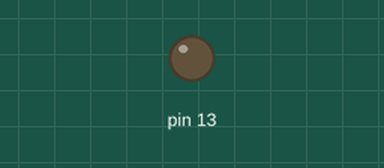
Simulated run of this sketch. Board: Arduino Uno, built with avr-gcc and run on an emulated ATmega328P. On the bench: output pins drawn as LEDs (lit = HIGH).

Above: at 0.5 s.
At 14.3 s:
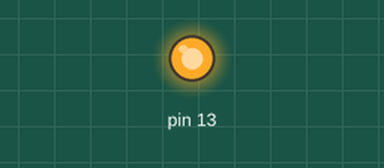
Timing chart, 0 to 17.2 s (numbered marks = the images above):
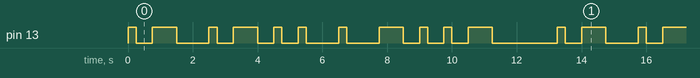

Measured:
- by itself, pin 13: moves between LOW and HIGH, repeating every 13.3 s
- by itself, everything shown: repeats every 13.3 s, in 22 steps

The sketch:

Loesung_05_-_MorseAlphabet.ino
```cpp
/*
 * OpenRobotX Schullernkurs
 * Lösung zum Projekt aus Lektion 05 - MorseAlphabet
 */

void setup() {

  pinMode(13, OUTPUT);

}

void loop() {

  // A . _
  digitalWrite(13, HIGH);
  delay(250);
  digitalWrite(13, LOW);
  delay(250);

  // Symbolabstand
  delay(250);

  digitalWrite(13, HIGH);
  delay(750);
  digitalWrite(13, LOW);
  delay(250);

  // Buchstabenabstand
  delay(750);

  //L . _ . .
  digitalWrite(13, HIGH);
  delay(250);
  digitalWrite(13, LOW);
  delay(250);

  delay(250);

  digitalWrite(13, HIGH);
  delay(750);
  digitalWrite(13, LOW);
  delay(250);

  delay(250);

  digitalWrite(13, HIGH);
  delay(250);
  digitalWrite(13, LOW);
  delay(250);

  delay(250);

  digitalWrite(13, HIGH);
  delay(250);
  digitalWrite(13, LOW);
  delay(250);

  delay(750);

  //E .
  digitalWrite(13, HIGH);
  delay(250);
  digitalWrite(13, LOW);
  delay(250);

  delay(750);

  //X _ . . _
  digitalWrite(13, HIGH);
  delay(750);
  digitalWrite(13, LOW);
  delay(250);

  delay(250);

  digitalWrite(13, HIGH);
  delay(250);
  digitalWrite(13, LOW);
  delay(250);

  delay(250);

  digitalWrite(13, HIGH);
  delay(250);
  digitalWrite(13, LOW);
  delay(250);

  delay(250);

  digitalWrite(13, HIGH);
  delay(750);
  digitalWrite(13, LOW);
  delay(250);

  // Wortabstand
  delay(1750);

}
```
